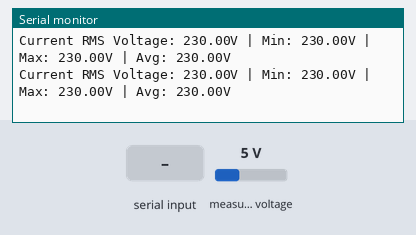
The sketch below on a simulated ESP32. On the bench: the last lines printed to the serial monitor. The inputs (shaded band) are chosen by the test bench; at power-on: measured voltage 5 V.

Above: at 1.2 s.
1.3 s: "90,45\n" received over Serial
At 2.8 s:
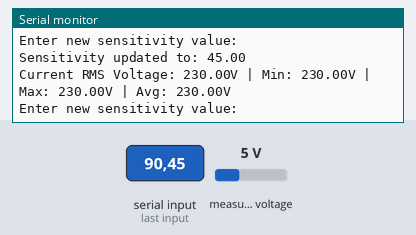
3.0 s: measured voltage set to 0.3 V
At 3.33 s:
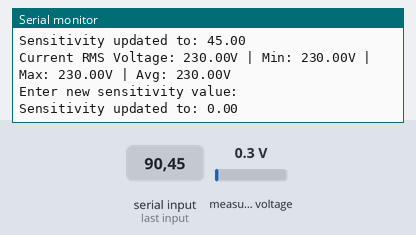
4.5 s: "30,150\n" received over Serial
At 5.8 s:
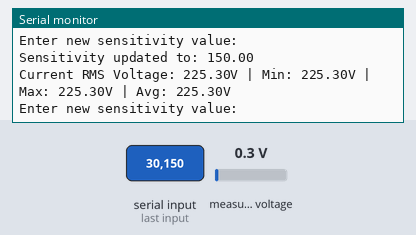
6.0 s: measured voltage set to 3.8 V
At 6.74 s:
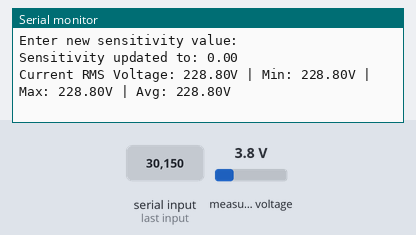
Timing chart, 0 to 8.5 s (numbered marks = the images above; inputs shaded):
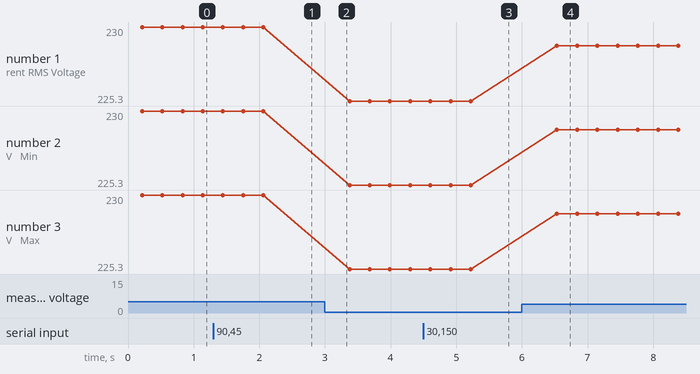

The sketch:

ZMPT101B_Calibration.ino
```cpp
/**
 * ZMPT101B Voltage Sensor Calibration Utility
 *
 * This program calibrates and tests the ZMPT101B voltage sensor,
 * providing real-time RMS voltage readings and statistical analysis.
 *
 * Features:
 * - Continuous voltage sampling
 * - Real-time RMS voltage calculation
 * - Statistical analysis (min, max, average)
 * - Adjustable sampling rate
 * - Serial output for data logging and analysis
 *
 * Hardware:
 * - Arduino/ESP32 board
 * - ZMPT101B voltage sensor connected to analog pin A0
 *
 */

#include <ZMPT101B.h>

// Configuration
#define SENSOR_PIN A0
#define MAINS_FREQUENCY 50.0
#define INITIAL_SENSITIVITY 940.25f
#define SAMPLE_INTERVAL 100  // milliseconds
#define SAMPLES_PER_READING 10
#define SERIAL_BAUD_RATE 115200

ZMPT101B voltageSensor(SENSOR_PIN, MAINS_FREQUENCY);

// Statistics variables
float minVoltage = 1000.0;
float maxVoltage = 0.0;
float totalVoltage = 0.0;
unsigned long readingCount = 0;

void setup() {
  Serial.begin(SERIAL_BAUD_RATE);

  voltageSensor.setSensitivity(INITIAL_SENSITIVITY);

  Serial.println("ZMPT101B Voltage Sensor Calibration Utility");
  Serial.println("-------------------------------------------");
  Serial.println("Sampling started. Press any key to recalibrate sensitivity.");
}

void loop() {
  if (Serial.available()) {
    recalibrateSensitivity();
  }

  float voltage = sampleVoltage();
  updateStatistics(voltage);
  printResults(voltage);

  delay(SAMPLE_INTERVAL);
}

float sampleVoltage() {
  float sum = 0.0;
  for (int i = 0; i < SAMPLES_PER_READING; i++) {
    sum += voltageSensor.getRmsVoltage();
  }
  return sum / SAMPLES_PER_READING;
}

void updateStatistics(float voltage) {
  minVoltage = min(minVoltage, voltage);
  maxVoltage = max(maxVoltage, voltage);
  totalVoltage += voltage;
  readingCount++;
}

void printResults(float voltage) {
  Serial.print("Current RMS Voltage: ");
  Serial.print(voltage, 2);
  Serial.print("V | Min: ");
  Serial.print(minVoltage, 2);
  Serial.print("V | Max: ");
  Serial.print(maxVoltage, 2);
  Serial.print("V | Avg: ");
  Serial.print(totalVoltage / readingCount, 2);
  Serial.println("V");
}

void recalibrateSensitivity() {
  float newSensitivity;
  Serial.println("\nEnter new sensitivity value:");
  while (!Serial.available()) {
    // Wait for input
  }
  newSensitivity = Serial.parseFloat();
  voltageSensor.setSensitivity(newSensitivity);
  Serial.print("Sensitivity updated to: ");
  Serial.println(newSensitivity, 2);

  // Reset statistics
  minVoltage = 1000.0;
  maxVoltage = 0.0;
  totalVoltage = 0.0;
  readingCount = 0;
}
```

Measured:
- after the input at 1.3 s, the serial monitor: prints a new line after 0.25 s (image 1)
- after the input at 4.5 s, the serial monitor: prints a new line after 0.21 s (image 3)
- after the input at 6.0 s, the serial monitor: prints a new line after 0.53 s (image 4)
- plotted number 1: 230 → 225.3 after the input at 3.0 s, 225.3 → 228.8 after the input at 6.0 s
- plotted number 2: 230 → 225.3 after the input at 3.0 s, 225.3 → 228.8 after the input at 6.0 s
- plotted number 3: 230 → 225.3 after the input at 3.0 s, 225.3 → 228.8 after the input at 6.0 s
